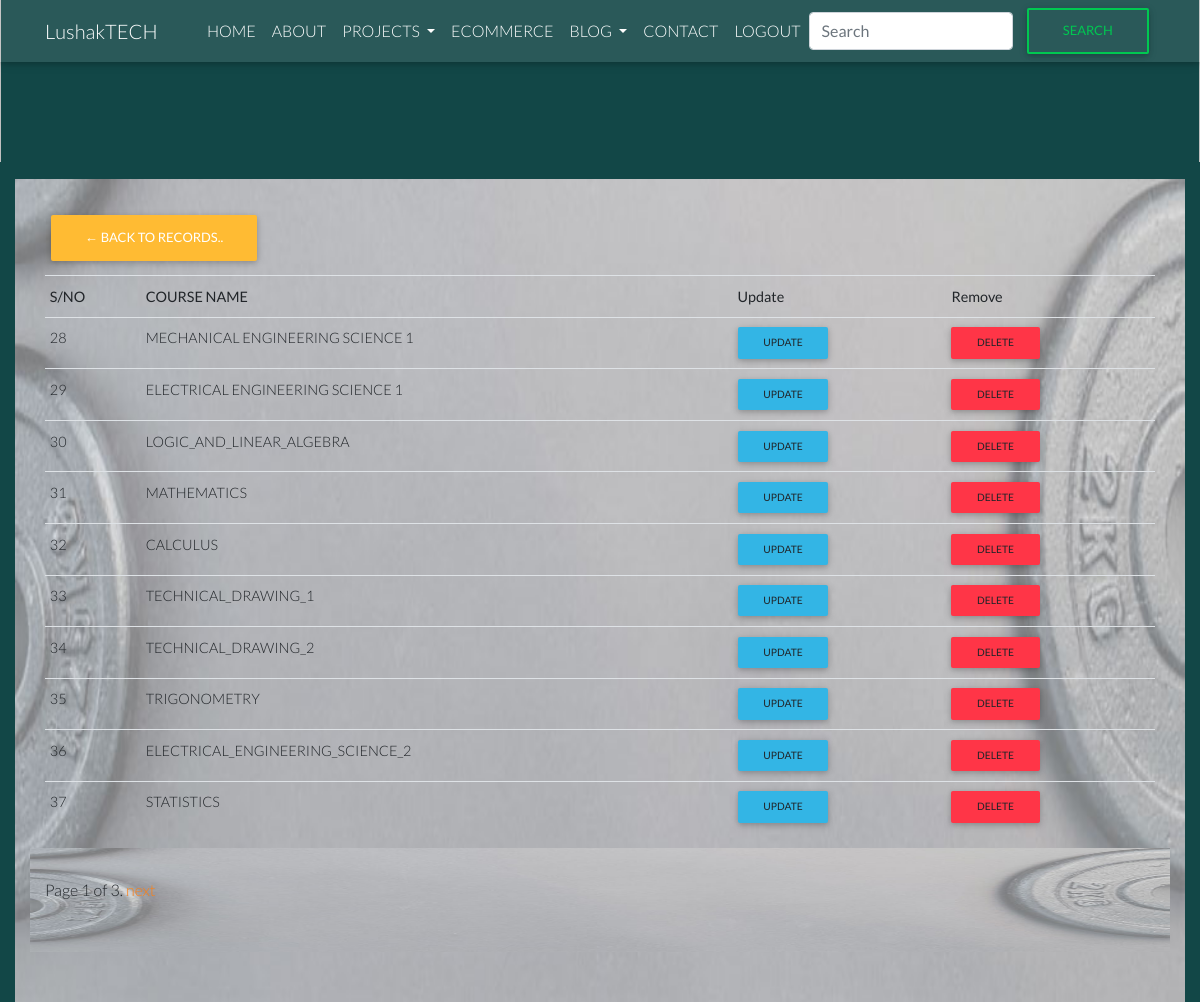
The page /records/courses (signed in) on the database its author committed.
### records/models.py (models this page shows, shortened)
class CoursesRegistered(models.Model):
    subjects_registered = models.CharField(max_length=300)
    date_created = models.DateTimeField(auto_now_add=True, null=True)
    class Meta:
        verbose_name_plural = 'CoursesRegistered'

### records/views.py (the view)
# urls.py: path('courses', views.courses, name='courses'),
@login_required(login_url='account_login')
def courses(request):
    courses_registered = CoursesRegistered.objects.all().order_by('id')
    paginator = Paginator(courses_registered, 10)
    page_request_var = 'page'
    page = request.GET.get(page_request_var)
    try:
        queryset = paginator.page(page)
    except PageNotAnInteger:
        queryset = paginator.page(1)
    except EmptyPage:
        queryset = paginator.page(paginator.num_pages)
    context = {
        'page_obj': queryset,
        'page_request_var': page_request_var
    }
    return render(request, 'records/courses.html', context)

### records/templates/records/courses.html (shortened to what this page needs)
{% extends 'base.html' %}
{% block content %}
<div class="container-fluid fh5co-network">
    <div class="container">
      <div class="row">
        <div class="col-12">
            <div class="row mb-2">
                <div class="col-3"><a href="{% url 'records:details' %}" class="btn btn-warning"> &#8592; Back to Records..</a></div>
            </div>
            <table class="table table-sm">
                <tr>
                    <th>S/NO</th>
                    <th>COURSE NAME</th>
                    <th>Update</th>
                    <th>Remove</th>
                </tr>
                {% for course in page_obj %}
                    <tr>
                        <td> {{ course.id }} </td>
                        <td> {{ course.subjects_registered }} </td>
                        <td><a class="btn btn-sm btn-info" href="{% url 'records:update-course' course.id %}">Update</a></td>
                        <td><a class="btn btn-sm btn-danger" href="{% url 'records:delete-course' course.id %}">Delete</a></td>
                    </tr>
                {% endfor %}
            </table>
        </div>
        <div class="container-fluid fh5co-network">
            <div class="container">
              <div class="row">
                <div class="col-12">
                    <div class="pagination">
                        <span class="step-links">
                            <span class="current">
                                Page {{ page_obj.number }} of {{ page_obj.paginator.num_pages }}.
                            </span>
                            {% if page_obj.has_next %}
                                <a href="?{{ page_request_var }}={{ page_obj.next_page_number }}">next</a>
                            {% endif %}
                        </span>
                    </div>
                </div>
            </div>
        </div>
    </div>
    </div>
    </div>
</div>
{% endblock content %}

### templates/base.html (shortened to what this page needs)
{% load static %}
<!doctype html>
<html lang="en">
<head>
  <link rel="stylesheet" href="{% static 'css/animate.css' %}">
  <link rel="stylesheet" href="{% static 'css/bootstrap.min.css' %}" type="text/css">
  <link href="{% static 'css/mdb.min.css' %}" rel="stylesheet">
  <link rel="stylesheet" href="{% static 'css/style.css' %}">
  <link href="{% static 'css/style.min.css' %}" rel="stylesheet">
</head>
<body>
<div class="container-fluid pl-0 pr-0 bg-img clearfix parallax-window2" data-parallax="scroll" data-image-src="">
  <nav class="navbar navbar-expand-md navbar-dark">
    <div class="container">
      <a class="navbar-brand mr-auto" href="#">LushakTECH</a>
      <div class="collapse navbar-collapse" id="collapsibleNavbar">
        <ul class="navbar-nav ml-auto">
          <li class="nav-item"> <a class="nav-link" href="{% url 'resumesite:home' %}">Home</a> </li>
          <li class="nav-item"> <a class="nav-link" href="{% url 'resumesite:about' %}">About</a> </li>
          <li class="nav-item dropdown">
            <a class="nav-link dropdown-toggle" href="#" id="navbarDropdownMenuLink" role="button" data-toggle="dropdown" aria-haspopup="true" aria-expanded="false">
              Projects
            </a>
          </li>
          <li class="nav-item"> <a class="nav-link" href="{% url 'ecommerce:item-list' %}">Ecommerce</a> </li>
          <li class="nav-item dropdown">
            <a class="nav-link dropdown-toggle" href="#" id="navbarDropdownMenuLink" role="button" data-toggle="dropdown" aria-haspopup="true" aria-expanded="false">
              Blog
            </a>
          </li>
          <li class="nav-item"> <a class="nav-link" href="{% url 'contact:contact-form' %}">Contact</a> </li>
          {% if request.user.is_authenticated %}
          <li class="nav-item"> <a class="nav-link" href="{% url 'account_logout' %}">Logout</a> </li>
          {% else %}
          <li class="nav-item"> <a class="nav-link" href="{% url 'account_login' %}">Login</a> </li>
          <li class="nav-item"> <a class="nav-link" href="{% url 'account_signup' %}">Sign Up</a> </li>
          {% endif %}
        </ul>
        <form action="/search/" class="form-inline my-2 my-lg-0">
          <input type="search" class="form-control mr-sm-2" name="q" placeholder="Search" aria-label="Search">
          <button class="btn btn-outline-success my-2 my-sm-0" type="submit">Search</button>
        </form>
      </div>
    </div>
  </nav>
</div>
<div class="container-fluid">
  <div class="row">
    <div class="col-12 col-md-5 mb-3 mx-auto">
        </div>
  </div>
  {% block content %}
  {% endblock content%}
</div>
</body>
</html>

### resume/static/css/style.css (style rules this page uses)
body { font-family: 'Lato', sans-serif; overflow: hidden; overflow-y: scroll; background-color: rgb(18, 71, 71); }
body .bg-img { background-repeat: no-repeat; background-position: center; padding-bottom: 100px; }
body nav { background: rgba(255, 255, 255, 0.1); }
body nav .navbar-nav a { font-size: 16px; text-transform: uppercase; color: #fff !important; transition: all 0.3s; -webkit-transition: all 0.3s; -ms-transition: all 0.3s; -o-transition: all 0.3s; }
a, a:hover { color: #ff8013; }
.fh5co-network, .fh5co-about-us { background: url("../images/about-bg.jpg"); background-repeat: no-repeat; background-position: center; background-size: 100% 100%; padding: 50px 0; padding-top: 30px; }

### rows shown on the page
CoursesRegistered: id "28", subjects_registered "MECHANICAL ENGINEERING SCIENCE 1"
CoursesRegistered: id "29", subjects_registered "ELECTRICAL ENGINEERING SCIENCE 1"
CoursesRegistered: id "30", subjects_registered "LOGIC_AND_LINEAR_ALGEBRA"
CoursesRegistered: id "31", subjects_registered "MATHEMATICS"
CoursesRegistered: id "32", subjects_registered "CALCULUS"
CoursesRegistered: id "33", subjects_registered "TECHNICAL_DRAWING_1"
CoursesRegistered: id "34", subjects_registered "TECHNICAL_DRAWING_2"
CoursesRegistered: id "35", subjects_registered "TRIGONOMETRY"
CoursesRegistered: id "36", subjects_registered "ELECTRICAL_ENGINEERING_SCIENCE_2"
CoursesRegistered: id "37", subjects_registered "STATISTICS"

### other values the page prints
{{ page_obj.number }} "1"
{{ page_obj.paginator.num_pages }} "3"
